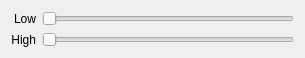
<?xml version="1.0" encoding="UTF-8"?>
<ui version="4.0">
 <class>CannyDialog</class>
 <widget class="QDialog" name="CannyDialog">
  <property name="geometry">
   <rect>
    <x>0</x>
    <y>0</y>
    <width>305</width>
    <height>58</height>
   </rect>
  </property>
  <property name="windowTitle">
   <string>Dialog</string>
  </property>
  <layout class="QGridLayout" name="gridLayout">
   <item row="0" column="0">
    <widget class="QLabel" name="labelLow">
     <property name="text">
      <string>Low</string>
     </property>
     <property name="alignment">
      <set>Qt::AlignRight|Qt::AlignTrailing|Qt::AlignVCenter</set>
     </property>
    </widget>
   </item>
   <item row="0" column="1">
    <widget class="QSlider" name="horizontalSliderLow">
     <property name="orientation">
      <enum>Qt::Horizontal</enum>
     </property>
    </widget>
   </item>
   <item row="1" column="0">
    <widget class="QLabel" name="labelHigh">
     <property name="text">
      <string>High</string>
     </property>
     <property name="alignment">
      <set>Qt::AlignRight|Qt::AlignTrailing|Qt::AlignVCenter</set>
     </property>
    </widget>
   </item>
   <item row="1" column="1">
    <widget class="QSlider" name="horizontalSliderHigh">
     <property name="orientation">
      <enum>Qt::Horizontal</enum>
     </property>
    </widget>
   </item>
  </layout>
 </widget>
 <resources/>
 <connections/>
</ui>
